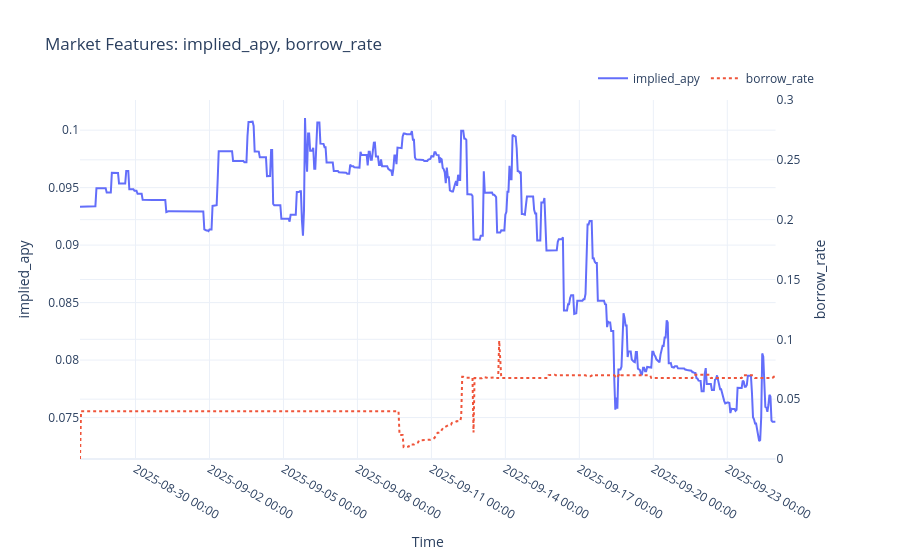

Notebook source saved alongside this figure:
### Code cell
# for ind in base_to_index['PT-USDe']:
# for ind in [3,11,12,]:
for ind in [2,]:
    print(all_markets_position[ind]['market_name'])
    all_markets_position[ind]['market_df']['rate_spread'] = all_markets_position[ind]['market_df']['implied_apy'] - all_markets_position[ind]['market_df']['borrow_rate']
    plot_market_features(all_markets_position[ind]['market_df'], ['implied_apy', 'borrow_rate'], y_ranges={"borrow_rate": [0,0.3]}, dates_range=['2025-07-01', '2025-09-25'])

### Figure 1 — Plotly figure (JSON) as saved in the notebook; plotly's stock layout.template omitted (floating-point values rounded to 4 significant figures; data arrays with more than 128 entries replaced by an {"elided": "..."} marker saying what was removed)
{"data": [{"line": {"color": "#636EFA", "width": 2}, "mode": "lines", "name": "implied_apy", "type": "scatter", "x": {"elided": "678 str values"}, "xaxis": "x", "y": {"elided": "678 float values"}, "yaxis": "y"}, {"line": {"color": "#EF553B", "dash": "dot", "width": 2}, "mode": "lines", "name": "borrow_rate", "type": "scatter", "x": {"elided": "678 str values"}, "xaxis": "x", "y": {"elided": "678 float values"}, "yaxis": "y2"}], "layout": {"hovermode": "x unified", "legend": {"orientation": "h", "x": 1, "xanchor": "right", "y": 1.02, "yanchor": "bottom"}, "title": {"text": "Market Features: implied_apy, borrow_rate"}, "xaxis": {"anchor": "y", "domain": [0, 0.94], "tickformat": "%Y-%m-%d %H:%M", "title": {"text": "Time"}}, "yaxis": {"anchor": "x", "domain": [0, 1], "title": {"text": "implied_apy"}}, "yaxis2": {"anchor": "x", "overlaying": "y", "range": [0, 0.3], "side": "right", "title": {"text": "borrow_rate"}}}}
